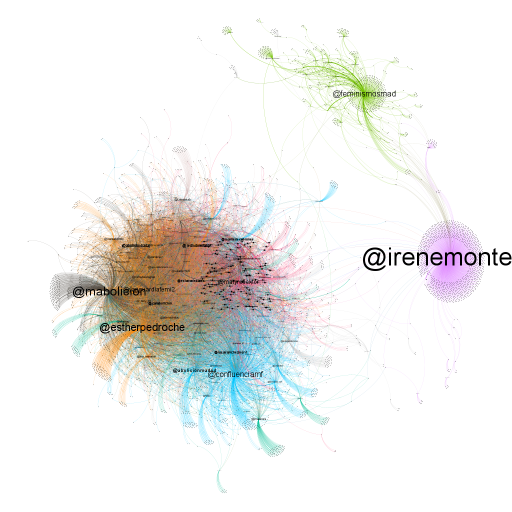
#> input picture Portfolio/My Projects/Imagenes/aquiestamoslasfeministas_small.png, 1024 x 1024 px (shown at 1/2 size); its folder holds 3 pictures in this run
$ jupyter execute resize_images.ipynb
#> lines starting #> are read from the running program, lines starting #| are printed output that depends on the picture
# Resize Images

[cell 1]
from PIL import Image
import glob
import os

[cell 2]
os.mkdir("./resized")

for file in glob.glob("*.png"):
    foo = Image.open(file)
#> foo is the input picture: PIL image 1024x1024 RGBA; mean R, G, B, A 239.3, 238.9, 237.1, 255
    width = foo.size[0]
#> width = 1024
    height = foo.size[1]
#> height = 1024
    name = file.split("\\")[-1][:-4]
    foo = foo.resize((int(width/4),int(height/4)),Image.Resampling.LANCZOS)
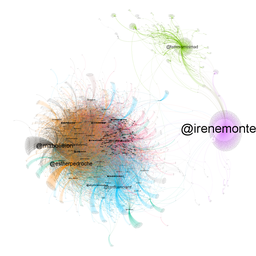
#> foo: PIL image 256x256 RGBA; mean R, G, B, A 239.2, 238.8, 237, 255
    foo.save(f"./resized/{name}_resized.png", optimize=True, quality=70)
#> pass 2 of the loop `for file in glob.glob("*.png"):`:
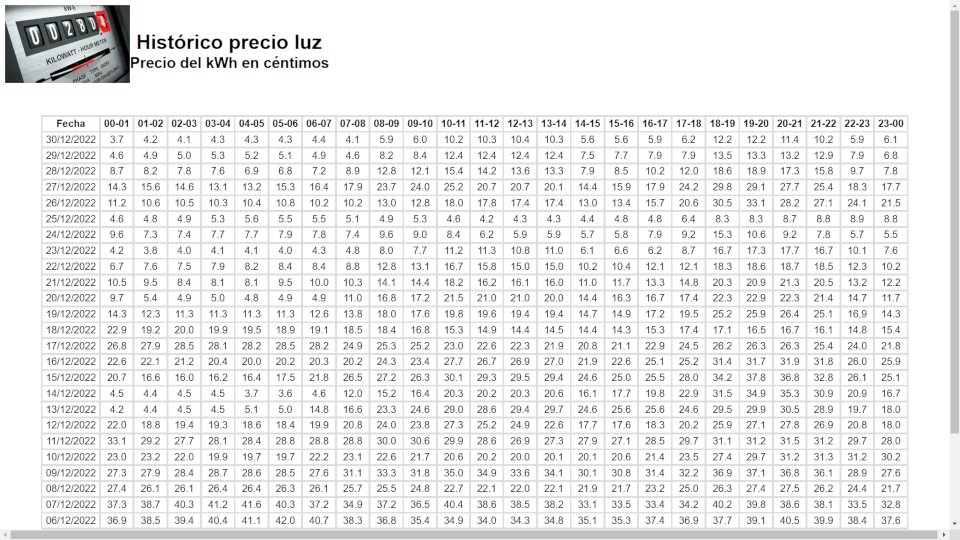
#> input picture Portfolio/My Projects/Imagenes/historico_kwh.png, 960 x 540 px
#> foo is the input picture: PIL image 960x540 RGBA; mean R, G, B, A 237.4, 237.4, 237.4, 254.9
#> `foo = foo.resize((int(width/4),int(height/4)),Image.Resampling.LANCZOS)`:
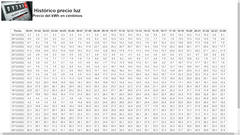
#> foo: PIL image 240x135 RGBA; mean R, G, B, A 236.9, 236.9, 237, 255; transparent parts drawn white
#> pass 3 of the loop `for file in glob.glob("*.png"):`:
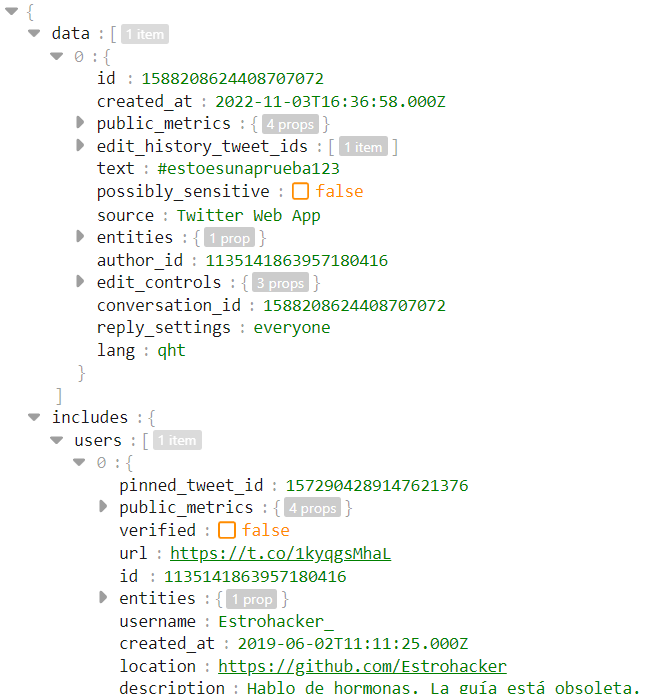
#> input picture Portfolio/My Projects/Imagenes/json_tree.png, 665 x 694 px
#> foo is the input picture: PIL image 665x694 RGBA; mean R, G, B, A 246.2, 248, 246, 255
#> `foo = foo.resize((int(width/4),int(height/4)),Image.Resampling.LANCZOS)`:
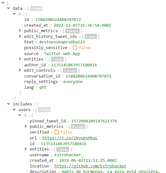
#> foo: PIL image 166x173 RGBA; mean R, G, B, A 245.7, 247.6, 245.4, 255
